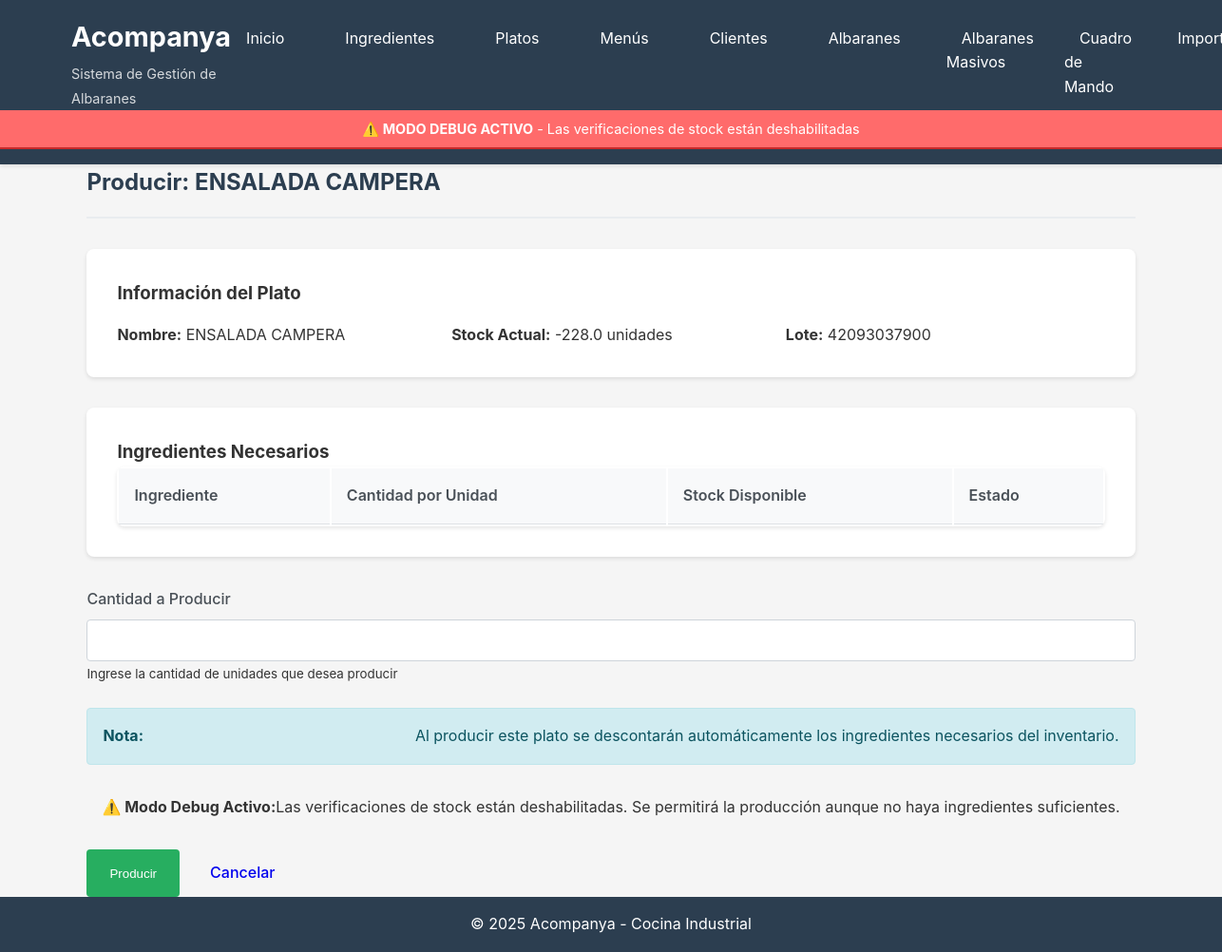
Before: /platos/producir/1 with the older database file.
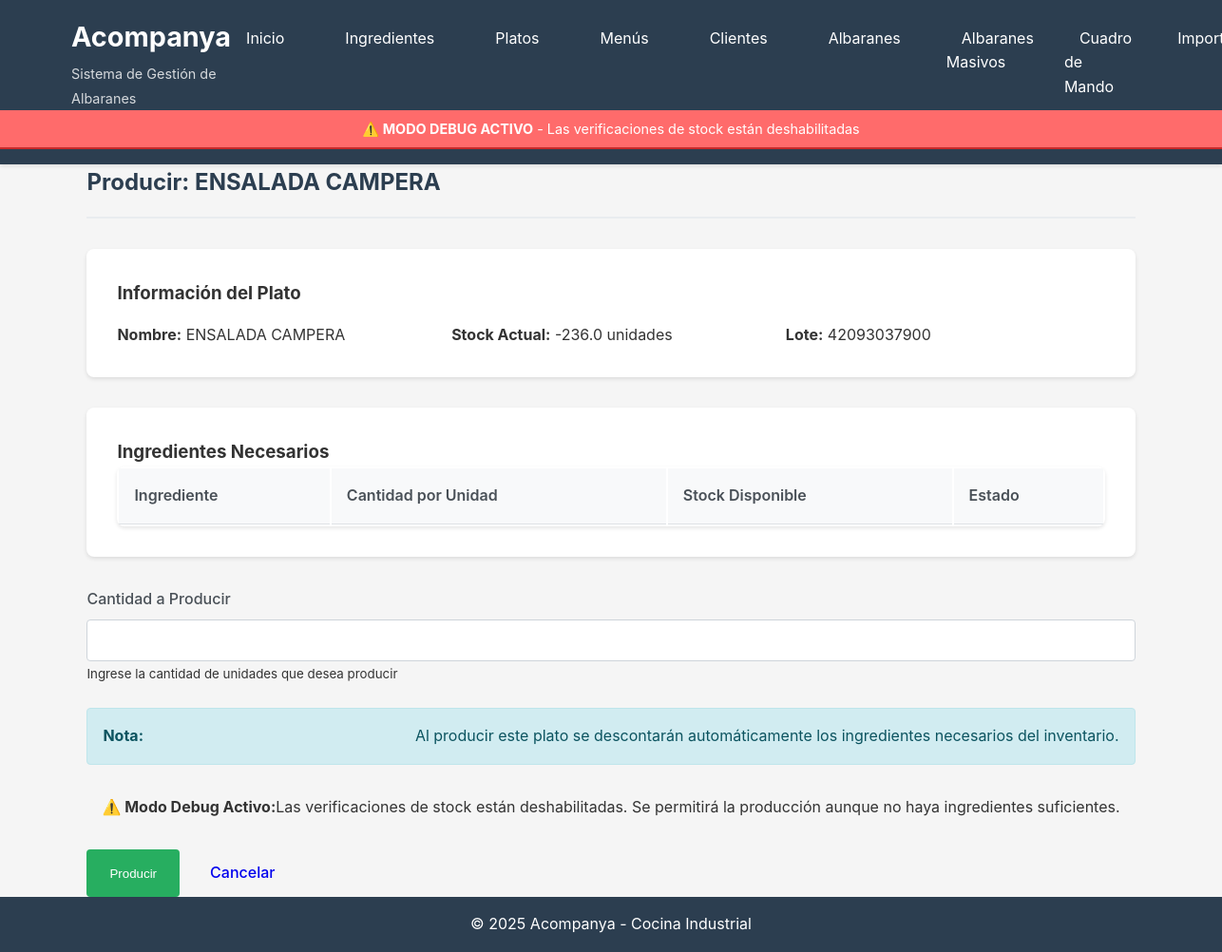
After: the same page with the newer database file.
### database/models.py (models this page shows, shortened)
class Plato(db.Model):
    __tablename__ = 'platos'
    id = db.Column(db.Integer, primary_key=True)
    nombre = db.Column(db.String(200), nullable=False)
    lote_propio = db.Column(db.String(100), nullable=True)
    stock_actual = db.Column(db.Float, nullable=False, default=0)
    unidad = db.Column(db.String(50), nullable=False, default='unidades')
    created_at = db.Column(db.DateTime, default=datetime.utcnow)
    updated_at = db.Column(db.DateTime, default=datetime.utcnow, onupdate=datetime.utcnow)
    ingredientes = db.relationship('Ingrediente', secondary=platos_ingredientes, backref='platos')
    movimientos = db.relationship('MovimientoStock',
                                 primaryjoin="and_(MovimientoStock.entidad_tipo=='plato', "
                                           "MovimientoStock.entidad_id==Plato.id)",
                                 foreign_keys='MovimientoStock.entidad_id',
                                 backref='plato_ref',
                                 lazy='dynamic',
                                 overlaps="ingrediente_ref,movimientos")
    detalles_albaran = db.relationship('AlbaranDetalle', backref='plato', lazy='dynamic')
    def obtener_ingredientes_con_cantidad(self):
        result = db.session.query(
            Ingrediente,
            platos_ingredientes.c.cantidad,
            platos_ingredientes.c.unidad
        ).join(
            platos_ingredientes,
            platos_ingredientes.c.ingrediente_id == Ingrediente.id
        ).filter(
            platos_ingredientes.c.plato_id == self.id
        ).all()
        return result

### routes/platos.py (the view, shortened to what this page needs)
@platos_bp.route('/producir/<int:id>', methods=['GET', 'POST'])
def producir(id):
    plato = Plato.query.get_or_404(id)
    ingredientes = plato.obtener_ingredientes_con_cantidad()
    return render_template('platos/producir.html', plato=plato, ingredientes=ingredientes)

### templates/platos/producir.html (shortened to what this page needs)
{% extends "base.html" %}
{% block content %}
<div class="page-header">
    <h2>Producir: {{ plato.nombre }}</h2>
</div>
<div class="albaran-header">
    <h3>Información del Plato</h3>
    <div class="albaran-info">
        <div>
            <strong>Nombre:</strong> {{ plato.nombre }}
        </div>
        <div>
            <strong>Stock Actual:</strong> {{ plato.stock_actual }} {{ plato.unidad }}
        </div>
        <div>
            <strong>Lote:</strong> {{ plato.lote_propio or 'Sin lote' }}
        </div>
    </div>
</div>
<div class="albaran-section">
    <h3>Ingredientes Necesarios</h3>
    <table class="table">
        <thead>
            <tr>
                <th>Ingrediente</th>
                <th>Cantidad por Unidad</th>
                <th>Stock Disponible</th>
                <th>Estado</th>
            </tr>
        </thead>
    </table>
</div>
<form method="POST" action="">
    <div class="form-group">
        <label for="cantidad" class="form-label">Cantidad a Producir</label>
        <input type="number" class="form-control" id="cantidad" name="cantidad"
               min="1" step="1" required>
        <small class="text-muted">
            Ingrese la cantidad de {{ plato.unidad }} que desea producir
        </small>
    </div>
    <div class="alert alert-info">
        <strong>Nota:</strong> Al producir este plato se descontarán automáticamente los ingredientes necesarios del inventario.
    </div>
    {% if config.DEBUG_MODE %}
    <div class="alert alert-warning">
        <strong>⚠️ Modo Debug Activo:</strong> Las verificaciones de stock están deshabilitadas. Se permitirá la producción aunque no haya ingredientes suficientes.
    </div>
    {% endif %}
    <div class="action-group">
        <button type="submit" class="btn btn-success">Producir</button>
        <a href="{{ url_for('platos.listar') }}" class="btn btn-secondary">Cancelar</a>
    </div>
</form>
{% endblock %}

Changed rows visible on the page:
changed Plato "ENSALADA CAMPERA": stock_actual "-228.0" → "-236.0"
